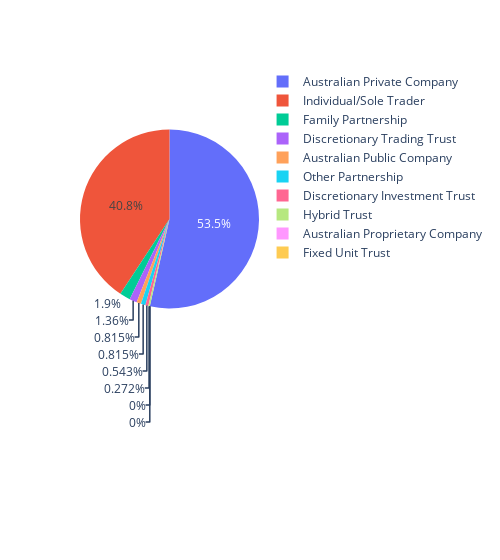

Notebook source saved alongside this figure:
### Code cell
px.pie(entity_total, values="default", names=entity_total.entity_type, width=500)

### Figure 1 — Plotly figure (JSON) as saved in the notebook; plotly's stock layout.template omitted (floating-point values rounded to 4 significant figures)
{"data": [{"domain": {"x": [0, 1], "y": [0, 1]}, "hovertemplate": "entity_type=%{label}<br>default=%{value}<extra></extra>", "labels": ["Australian Private Company", "Australian Proprietary Company", "Australian Public Company", "Discretionary Investment Trust", "Discretionary Trading Trust", "Family Partnership", "Fixed Unit Trust", "Hybrid Trust", "Individual/Sole Trader", "Other Partnership"], "legendgroup": "", "name": "", "showlegend": true, "type": "pie", "values": [197, 0, 3, 2, 5, 7, 0, 1, 150, 3]}], "layout": {"legend": {"tracegroupgap": 0}, "margin": {"t": 60}, "width": 500}}
